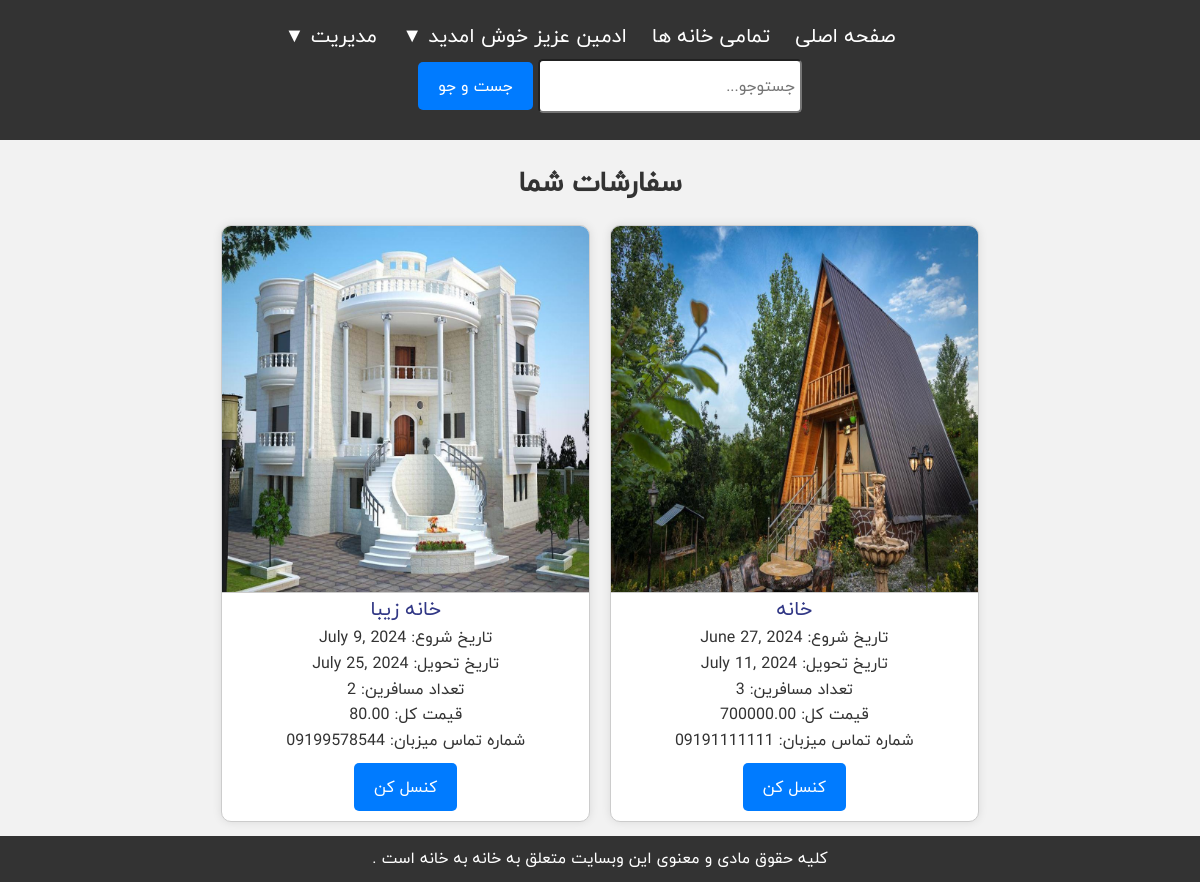
/user/orders/ (signed in), run on the app's committed database.
### reservations/models.py (models this page shows, shortened)
class User(AbstractUser):
    ROLES = (
        (1, 'Admin'),
        (2, 'Host'),
        (3, 'Passenger'),
    )
    role = models.IntegerField(choices=ROLES, default=3)
    phonenumber = models.CharField(max_length=15)
    address = models.TextField()
    role_change_requested = models.BooleanField(default=False)
    is_active = models.BooleanField(default=True)

class Order(models.Model):
    house = models.ForeignKey(House, on_delete=models.CASCADE)
    user = models.ForeignKey(User, on_delete=models.CASCADE)
    arrive_date = models.DateField()
    exit_date = models.DateField()
    count_of_passengers = models.IntegerField()
    total_price = models.DecimalField(max_digits=10, decimal_places=2)

class House(models.Model):
    name = models.CharField(max_length=100)
    image = models.ImageField(upload_to='house_images/')
    city = models.CharField(max_length=100)
    number_of_rooms = models.IntegerField()
    area = models.FloatField()
    number_of_parkings = models.IntegerField()
    capacity = models.IntegerField()
    price_per_day = models.IntegerField()
    pool = models.BooleanField(default=False)
    oven = models.BooleanField(default=False)
    user = models.ForeignKey(User, on_delete=models.CASCADE)
    is_active = models.BooleanField(default=True)

### reservations/views.py (the view)
# urls.py: path('user/orders/', user_orders, name='user_orders'),
@login_required
def user_orders(request):
    orders = Order.objects.filter(user=request.user)
    return render(request, 'reservations/user_orders.html', {'orders': orders})

### reservations/templates/reservations/user_orders.html (shortened to what this page needs)
{% extends 'reservations/base.html' %}
{% block content %}
    <h1>سفارشات شما</h1>
    {% if orders %}
        <div class="house-grid">
            {% for order in orders %}
                <div class="house-card">
                    <img src="{{ order.house.image.url }}" alt="{{ order.house.name }}">
                    <a href="{% url 'house_detail' order.house.pk %}"><p>{{ order.house.name }}</p></a>
                    <p>تاریخ شروع: {{ order.arrive_date }}</p>
                    <p>تاریخ تحویل: {{ order.exit_date }}</p>
                    <p>تعداد مسافرین: {{ order.count_of_passengers }}</p>
                    <p>قیمت کل: {{ order.total_price }}</p>
                    <p>شماره تماس میزبان: {{ order.house.user.phonenumber }}</p>
                    <form method="post" action="{% url 'cancel_order' order.pk %}">
                            <button class="confirm-button:" type="submit"> کنسل کن</button>
                    </form>
                </div>
            {% endfor %}
        </div>
    {% else %}
        <p>شما هیج سفارشی ندارید</p>
    {% endif %}
{% endblock %}

### reservations/templates/reservations/base.html (shortened to what this page needs)
<!DOCTYPE html>
<html lang="fa" dir="rtl">
<head>
    {% load static %}
    <link rel="stylesheet" href="{% static 'css/styles.css' %}">
    <link href="https://cdn.jsdelivr.net/npm/iransans-fontface@0.1.1/css/iransans/iransans-fontface.min.css" rel="stylesheet">
    <link rel="stylesheet" href="https://code.jquery.com/ui/1.12.1/themes/base/jquery-ui.css">
</head>
<body>
    <header>
        <nav>
            <ul>
                <li><a href="{% url 'home' %}">صفحه اصلی</a></li>
                <li><a href="{% url 'house_list' %}">تمامی خانه ها</a></li>
                {% if user.is_authenticated %}
                    <li class="dropdown">
                        <a href="#" class="dropbtn"> {{ user.first_name }} عزیز خوش امدید  &#9660;</a>
                    </li>
                    {% if user.is_superuser %}
                        <li class="dropdown">
                            <a href="#" class="dropbtn">مدیریت  &#9660;</a>
                        </li>
                    {% endif %}
                {% else %}
                    <li><a href="{% url 'login' %}">ورود</a></li>
                    <li><a href="{% url 'signup' %}">ثبت نام</a></li>
                {% endif %}
            </ul>
            <form method="get" action="{% url 'search' %}" class="center search-form">
                <input type="text" name="q" placeholder="جستوجو..." required>
                <button type="submit">جست و جو</button>
            </form>
        </nav>
    </header>
    <main class="center">
        {% block content %}{% endblock %}
    </main>
</body>
<footer>
    <p>  کلیه حقوق مادی و معنوی این وبسایت متعلق به خانه به خانه است .  </p>
</footer>
</html>

### reservations/static/css/styles.css (style rules this page uses)
* { font-family: "Qs Iranyekan", Arial, sans-serif; }
body, h1, h2, h3, p, ul, li { margin: 0; padding: 0; box-sizing: border-box; }
body { font-family: "Qs Iranyekan", Arial, sans-serif; background-color: #f2f2f2; color: #333; line-height: 1.6; }
header { background-color: #333; color: #fff; padding: 20px 0; text-align: center; }
header nav ul { list-style-type: none; }
header nav ul li { display: inline; margin-right: 20px; }
header nav ul li a { color: #fff; text-decoration: none; }
.search-form { display: inline-block; margin-left: 20px; }
.search-form input[type="text"] { padding: 5px; font-size: 16px; width: 250px; border-radius: 5px; height:40px ; }
.search-form button { padding: 5px 10px; font-size: 16px; background-color: #007bff; color: #fff; border: none; cursor: pointer; }
main { padding: 20px; margin-bottom: 20px; }
h1, h2 { margin-bottom: 20px; font-size: 28px; text-align: center; }
.house-grid { display: flex; flex-wrap: wrap; justify-content: center; gap: 20px; }
.house-card { background-color: #fff; border: 1px solid #ccc; border-radius: 10px; overflow: hidden; box-shadow: 0 0 10px rgba(0, 0, 0, 0.1); width: calc(33.333% - 20px); margin-bottom: 20px; display: flex; flex-direction: column; align-items: center; }
.house-card img { width: 100%; height: auto; border-bottom: 1px solid #ccc; }
.dropdown { position: relative; display: inline-block; }
.center { text-align: center; }
footer { background-color: #333; color: #fff; text-align: center; padding: 10px 0; position: fixed; bottom: 0; width: 100%; }
button[type="submit"] { background-color: #007bff; margin-top: 10px; margin-bottom: 10px; color: #fff; padding: 10px 20px; border: none; border-radius: 5px; cursor: pointer; font-size: 16px; }
a { text-decoration: none; color: #313785; font-size: 20px; }

### data on the page
User: first_name "ادمین"
Order: house.image (picture), house.name "خانه", arrive_date "June 27, 2024", exit_date "July 11, 2024", count_of_passengers "3", total_price "700000.00", house.user.phonenumber "09191111111"
Order: house.image (picture), house.name "خانه زیبا", arrive_date "July 9, 2024", exit_date "July 25, 2024", count_of_passengers "2", total_price "80.00", house.user.phonenumber "09199578544"
